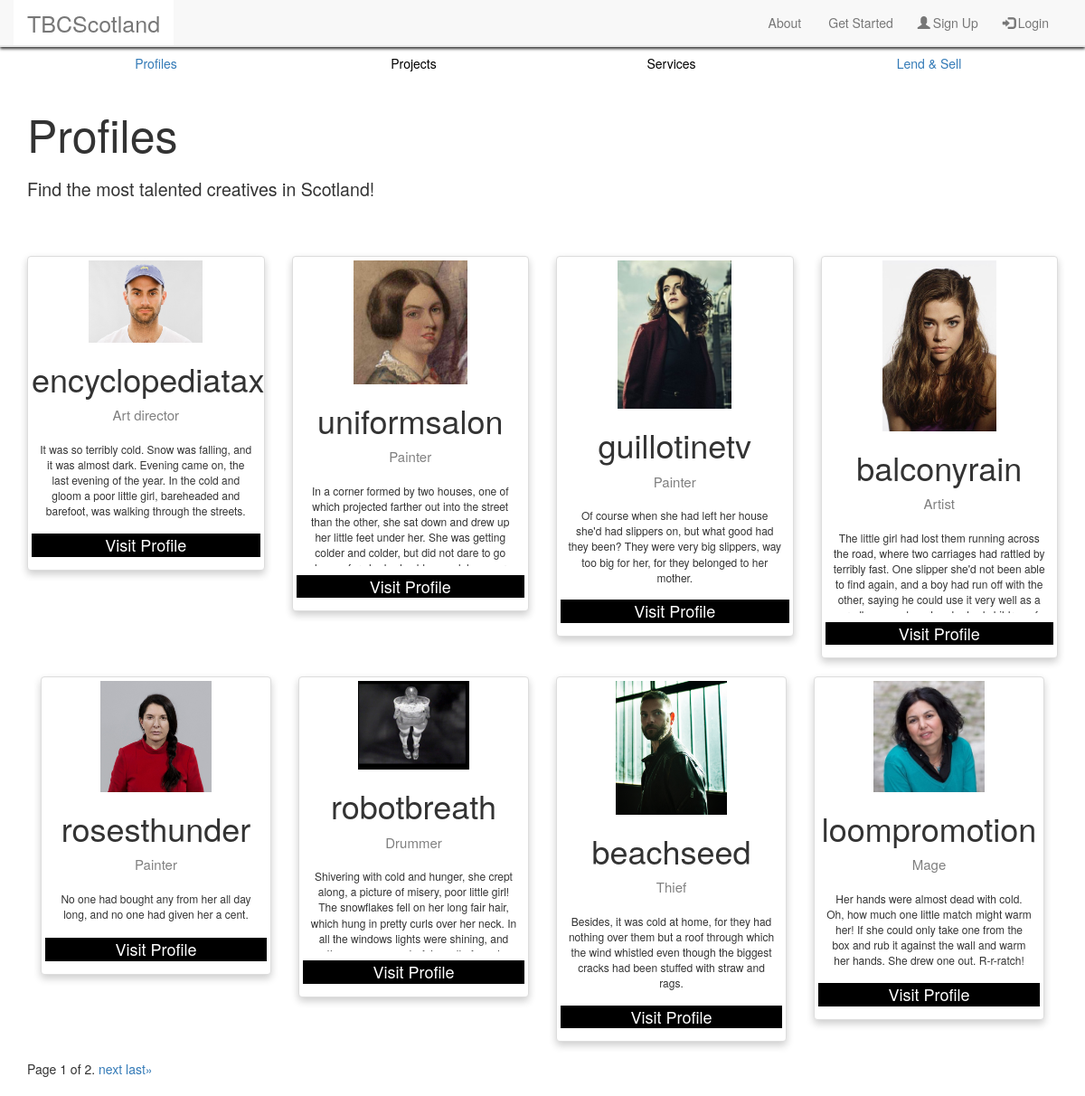
The page /tbc/profiles/ on the database its author committed.
### tbc/models.py (models this page shows, shortened)
class Profile(models.Model):
    user = models.OneToOneField(User, blank=True)
    firstname = models.CharField(max_length=128, blank=True)
    lastname = models.CharField(max_length=128, blank=True)
    username = models.CharField(max_length=128, unique=True)
    profession = models.CharField(max_length=128, blank=True)
    image = models.ImageField(upload_to='profile_images', default='default_profile.jpg')
    skills = models.TextField(blank=True)
    education = models.TextField(blank=True)
    aboutme = models.TextField(blank=True)
    slug = models.SlugField(unique=True)
    views = models.IntegerField(default=0)
    location = models.CharField(max_length=128, blank=True)

### tbc/views.py (the view)
# urls.py: url(r'^profiles/(?P<profile_name_slug>[\w\-]+)/$', views.show_profile, name='show_profile'),
def profiles(request):
    profiles_list = Profile.objects.all().order_by('-views')
    paginator = Paginator(profiles_list, 8)
    page = request.GET.get('page', 1)
    profiles = paginator.page(page)
    context_dict = {'profiles': profiles}
    return render(request, 'tbc/profiles.html', context_dict)

### templates/tbc/profiles.html (shortened to what this page needs)
{% extends 'tbc/base.html' %}
{% load staticfiles %}
{% block body_block %}
<div class="container">
<div class="row" style="height:20px;"></div>
<header>
  <h1 style="font-size:50px">Profiles</h1>
</header>
<div class="row" style="height:10px;"></div>
<div style="font-size:140%;">Find the most talented creatives in Scotland!</div>
<div class="row" style="height:40px;"></div>
{% if profiles %}
<div class="row">
    {% for profile in profiles %}
    <div class="col-lg-3">
        <br>
        <div class="thumbnail">
            <img src="{{ profile.image.url }}" style="max-width:50%;max-height:50%;">
            <h1>{{ profile.username }}</h1>
            <p class="keywords">{{ profile.profession }}</p>
            <p class="textinthumbnail">{{ profile.aboutme }}</p>
            <p><a href="{% url 'show_profile' profile.slug %}"><button>Visit Profile</button></a></p>
        </div>
    </div>
    {% if forloop.counter|divisibleby:"4" and not forloop.last %}
</div>
{% endif %}
{% endfor %}
{% endif %}
</div>
<div class="container">
<div class ="row">
    <div class="col-lg-3">
        <div class="pagination">
            <span class="step-links">
                <span class="current">Page {{ profiles.number }} of {{ profiles.paginator.num_pages }}.</span>
                {% if profiles.has_next %}
                <a href="?page={{ profiles.next_page_number }}">next</a>
                <a href="?page={{ profiles.paginator.num_pages }}">last&raquo;</a>
                {% endif %}
            </span>
        </div>
    </div>
</div>
</div>
{% endblock %}

### static/css/cssmain.css (style rules this page uses)
body { background-color: white; }
.thumbnail { box-shadow: 0 4px 8px 0 rgba(0, 0, 0, 0.2); text-align: center; margin: auto; }
.keywords { color: grey; font-size: 15px; }
.textinthumbnail { border: none; outline: 0; padding: 8px; colour: black; text-align: centre; width: 100%; font-size: 12px; max-height: 100px; overflow: hidden; }
button { border: none; outline: 0; padding: 0px; color: white; background-color: #000; text-align: center; cursor: pointer; width: 100%; font-size: 18px; }

### rows shown on the page
Profile: image (picture), username "encyclopediatax", profession "Art director", aboutme "It was so terribly cold. Snow was falling, and it was almost dark. Evening came on, the last evening of the year. In the cold and gloom a poor little girl, bareheaded and barefoot, was walking through the streets."
Profile: image (picture), username "uniformsalon", profession "Painter", aboutme "In a corner formed by two houses, one of which projected farther out into the street than the other, she sat down and drew up her little feet under her. She was getting colder and colder, but did not dare to go…"
Profile: image (picture), username "guillotinetv", profession "Painter", aboutme "Of course when she had left her house she'd had slippers on, but what good had they been? They were very big slippers, way too big for her, for they belonged to her mother."
Profile: image (picture), username "balconyrain", profession "Artist", aboutme "The little girl had lost them running across the road, where two carriages had rattled by terribly fast. One slipper she'd not been able to find again, and a boy had run off with the other, saying he could use it very well as a…"
Profile: image (picture), username "rosesthunder", profession "Painter", aboutme "No one had bought any from her all day long, and no one had given her a cent."
Profile: image (picture), username "robotbreath", profession "Drummer", aboutme "Shivering with cold and hunger, she crept along, a picture of misery, poor little girl! The snowflakes fell on her long fair hair, which hung in pretty curls over her neck. In all the windows lights were shining, and…"
Profile: image (picture), username "beachseed", profession "Thief", aboutme "Besides, it was cold at home, for they had nothing over them but a roof through which the wind whistled even though the biggest cracks had been stuffed with straw and rags."
Profile: image (picture), username "loompromotion", profession "Mage", aboutme "Her hands were almost dead with cold. Oh, how much one little match might warm her! If she could only take one from the box and rub it against the wall and warm her hands. She drew one out. R-r-ratch!"

### other values the page prints
{{ profiles.number }} "1"
{{ profiles.paginator.num_pages }} "2"
